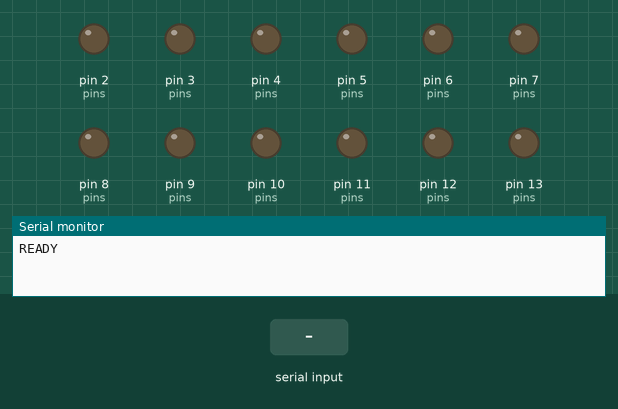
Recording of a sketch running on a simulated Arduino Uno, built with avr-gcc and run on an emulated ATmega328P. On the bench: output pins drawn as LEDs (lit = HIGH), the last lines printed to the serial monitor. The test bench sets the inputs (shaded band).

Above: at 1.2 s.
1.3 s: "M 90 45 200 10\n" received over Serial
At 2.1 s:
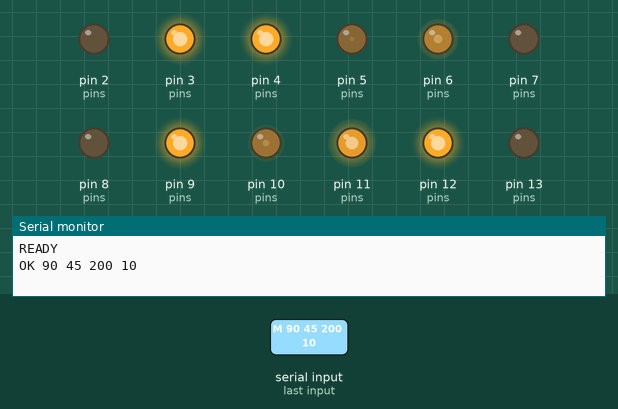
3.8 s: "90,45\n" received over Serial
5.3 s: "S90\n" received over Serial
Timing chart, 0 to 8.3 s (numbered marks = the images above; inputs shaded):
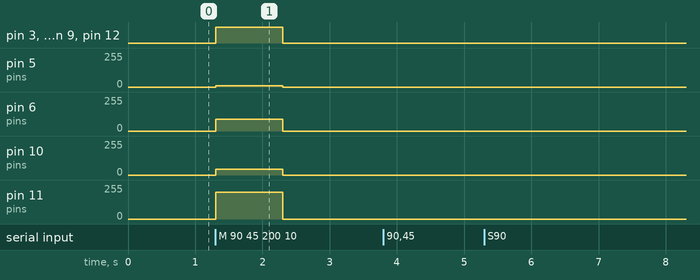

Measured:
- after the input at 1.3 s, pin 3 (pins), pin 4 (pins): LOW → HIGH at once, → LOW 1.0 s later

The sketch:

mecanum_motor_control.ino
```cpp
/*
 * Mecanum Robot Motor Control - Arduino Uno
 *
 * Receives wheel speed commands from Pi4 over serial.
 * Drives 4 motors via 2x L293D motor drivers.
 *
 * Serial Protocol:
 *   Command IN:  "M <fl> <fr> <rl> <rr>\n"  (-255 to 255)
 *   Response OUT: "OK <fl> <fr> <rl> <rr>\n"
 *   Stop:         "S\n" = emergency stop
 *   Ping:         "P\n" = responds "PONG\n"
 *   Encoder OUT:  "E <fl> <fr> <rl> <rr>\n"  (cumulative ticks, future)
 *
 * Pin Mapping (2x L293D) - ADJUST TO YOUR WIRING:
 * ─────────────────────────────────────────────
 *  Motor          L293D    EN(PWM)  IN1   IN2
 * ─────────────────────────────────────────────
 *  Front-Left     -        6        3     2
 *  Front-Right    -        10       9     8
 *  Rear-Left      -        11       12    13
 *  Rear-Right     -        5        4     7
 * ─────────────────────────────────────────────
 *
 * ENCODER NOTE:
 *   All 12 usable digital pins (D2-D13) are consumed by motor control.
 *   D0/D1 are reserved for serial.  The Arduino Uno has NO free pins for
 *   encoder inputs.  Options:
 *     1. Use analog pins A0-A5 as digital inputs with pin-change interrupts
 *        (PCINT1 on ATmega328P).  Gives 6 pins = 3 encoders max (need 8
 *        for 4 quadrature encoders).
 *     2. Upgrade to Arduino Mega 2560 (more pins + 6 external interrupts).
 *        The legacy mecanum_motor_control.ino at repo root uses a Mega.
 *     3. Keep encoders on the Raspberry Pi via GPIO + pigpio (current
 *        approach in src/motor_control/motor_control/encoder_node.py).
 *   Until a Mega is installed, encoder data flows via ROS 2 topics from
 *   the RPi's encoder_node, NOT over this serial link.
 */

// Front-Left Motor (Top-Left)
#define FL_EN   6
#define FL_IN1  3
#define FL_IN2  2

// Front-Right Motor (L293D #1, Channel B)
#define FR_EN   10
#define FR_IN1  9
#define FR_IN2  8

// Rear-Left Motor (Bottom-Left)
#define RL_EN   11
#define RL_IN1  12
#define RL_IN2  13

// Rear-Right Motor (Bottom-Right)
#define RR_EN   5
#define RR_IN1  4
#define RR_IN2  7

#define CMD_TIMEOUT_MS  1000
#define SERIAL_BAUD     115200

unsigned long lastCmdTime = 0;
String inputBuffer = "";

void setup() {
  Serial.begin(SERIAL_BAUD);

  int pins[] = {FL_EN, FL_IN1, FL_IN2,
                FR_EN, FR_IN1, FR_IN2,
                RL_EN, RL_IN1, RL_IN2,
                RR_EN, RR_IN1, RR_IN2};

  for (int i = 0; i < 12; i++) {
    pinMode(pins[i], OUTPUT);
  }

  stopAllMotors();
  Serial.println("READY");
}

void loop() {
  while (Serial.available()) {
    char c = Serial.read();
    if (c == '\n' || c == '\r') {
      if (inputBuffer.length() > 0) {
        processCommand(inputBuffer);
        inputBuffer = "";
      }
    } else {
      inputBuffer += c;
      if (inputBuffer.length() > 64) {
        inputBuffer = "";
      }
    }
  }

  if (millis() - lastCmdTime > CMD_TIMEOUT_MS) {
    stopAllMotors();
  }
}

void processCommand(String cmd) {
  cmd.trim();

  if (cmd.charAt(0) == 'S') {
    stopAllMotors();
    Serial.println("STOPPED");
    lastCmdTime = millis();
    return;
  }

  if (cmd.charAt(0) == 'M') {
    int fl, fr, rl, rr;
    int parsed = sscanf(cmd.c_str(), "M %d %d %d %d", &fl, &fr, &rl, &rr);

    if (parsed == 4) {
      fl = constrain(fl, -255, 255);
      fr = constrain(fr, -255, 255);
      rl = constrain(rl, -255, 255);
      rr = constrain(rr, -255, 255);

      setMotor(FL_EN, FL_IN1, FL_IN2, fl);
      setMotor(FR_EN, FR_IN1, FR_IN2, fr);
      setMotor(RL_EN, RL_IN1, RL_IN2, rl);
      setMotor(RR_EN, RR_IN1, RR_IN2, rr);

      lastCmdTime = millis();

      Serial.print("OK ");
      Serial.print(fl); Serial.print(" ");
      Serial.print(fr); Serial.print(" ");
      Serial.print(rl); Serial.print(" ");
      Serial.println(rr);
    } else {
      Serial.println("ERR PARSE");
    }
    return;
  }

  if (cmd.charAt(0) == 'P') {
    Serial.println("PONG");
    return;
  }

  Serial.println("ERR UNKNOWN");
}

void setMotor(int enPin, int in1Pin, int in2Pin, int speed) {
  if (speed > 0) {
    digitalWrite(in1Pin, HIGH);
    digitalWrite(in2Pin, LOW);
    analogWrite(enPin, speed);
  } else if (speed < 0) {
    digitalWrite(in1Pin, LOW);
    digitalWrite(in2Pin, HIGH);
    analogWrite(enPin, -speed);
  } else {
    digitalWrite(in1Pin, LOW);
    digitalWrite(in2Pin, LOW);
    analogWrite(enPin, 0);
  }
}

void stopAllMotors() {
  setMotor(FL_EN, FL_IN1, FL_IN2, 0);
  setMotor(FR_EN, FR_IN1, FR_IN2, 0);
  setMotor(RL_EN, RL_IN1, RL_IN2, 0);
  setMotor(RR_EN, RR_IN1, RR_IN2, 0);
}
```
